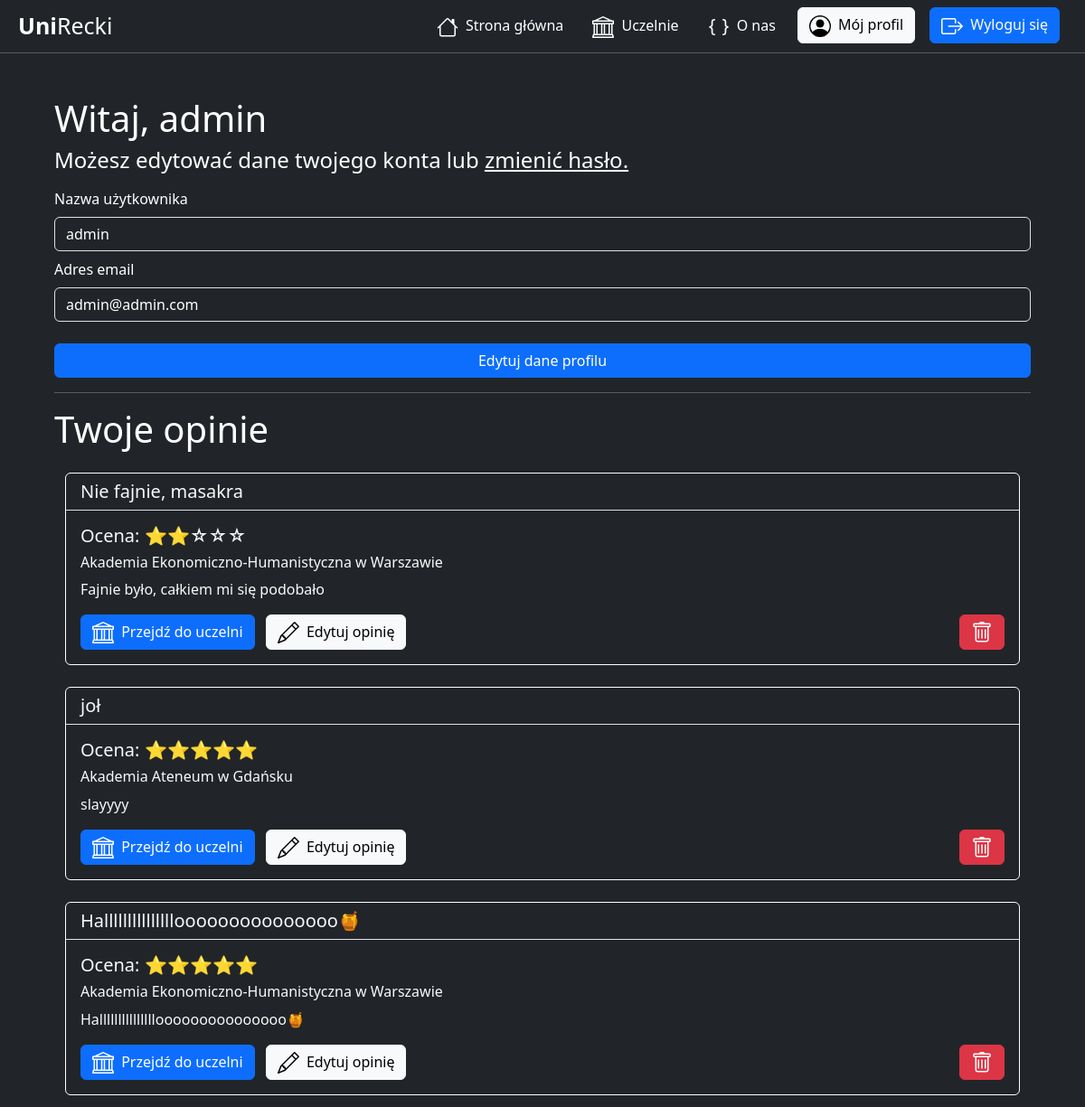
The app's page /account/profile/1/ (signed in, upper part), older data.
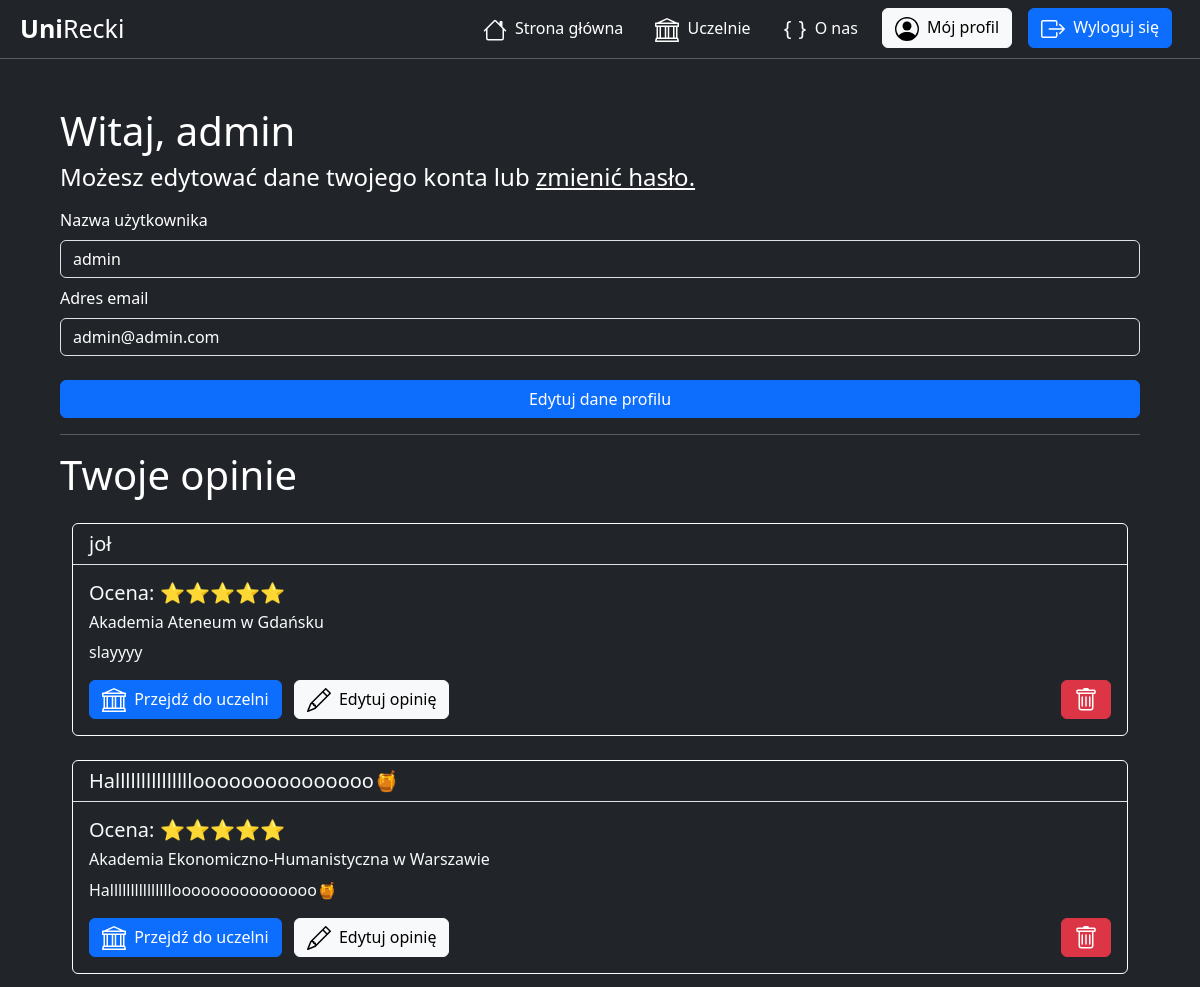
The same page, newer data.
### universities/models.py (models this page shows, shortened)
class Review(models.Model):
    title = models.CharField( max_length=150)
    description = models.CharField( max_length=3000)
    rating = models.IntegerField(validators=[
            MaxValueValidator(5),
            MinValueValidator(1)
        ])
    add_date = models.DateTimeField(default=timezone.now, blank=True)
    university = models.ForeignKey(University, on_delete=models.CASCADE)
    user = models.ForeignKey(User, on_delete=models.CASCADE)
    users_like = models.ManyToManyField(User, related_name='images_liked', blank=True)
    active = models.BooleanField(default=True)
    class Meta:
        verbose_name = 'Review'
        verbose_name_plural = 'Reviews'

class University(models.Model):
    name = models.CharField(max_length=150)
    search_name = models.CharField(max_length=150, blank=True)
    voivodeship = models.CharField(max_length=150)
    city = models.CharField(max_length=150)
    link = models.CharField(max_length=150)
    class Meta:
        verbose_name = 'University'
        verbose_name_plural = 'Universities'

### account/views.py (the view, shortened to what this page needs)
# urls.py: path('profile/<int:user_id>/', views.profile, name='profile'),
@login_required
def profile(request, user_id):
    if request.user.id != user_id:
        return redirect('index')
    user = User.objects.get(id=user_id)
    reviews = Review.objects.filter(user=user, active=True)
    comments = Comment.objects.filter(user=user, active=True)
    return render(request, 'account/profile.html', {
        'user': user,
        'reviews': reviews,
        'comments': comments
        })

### account/templates/account/profile.html (shortened to what this page needs)
{% extends "base.html" %}
{% load static %}
{% block css %}
    <link rel="stylesheet" href={% static "account/profile.css" %}>
{% endblock css %}
{% block content %}
    <div class="container mt-5">
        <div class="row">
            <h1 class="p-0">Witaj, {{ user.username }}</h1>
            <h4 class="p-0">
                Możesz edytować dane twojego konta lub <a href={% url 'change_password' %}>zmienić hasło.</a>
            </h4>
        </div>
        <form method="post">
            <div class="row mt-2">
                <label for="username" class="form-label p-0">Nazwa użytkownika</label>
                <input type="text"
                       id="username"
                       name="username"
                       class="form-control text-bg-dark"
                       placeholder="Nazwa użytkownika"
                       value="{{ user.username }}"
                       required />
            </div>
            <div class="row mt-2">
                <label for="email" class="form-label p-0">Adres email</label>
                <input type="email"
                       id="email"
                       name="email"
                       class="form-control text-bg-dark"
                       placeholder="Adres email"
                       value="{{ user.email }}"
                       required />
            </div>
            <div class="row mt-4 d-flex justify-content-center align-items-center">
                <input class="btn btn-primary" type="submit" value="Edytuj dane profilu">
            </div>
        </form>
        <div class="row">
            <hr class="mt-3">
            <h1 class="m-0 p-0">Twoje opinie</h1>
        </div>
        {% for review in reviews %}
            <div class="card bg-dark text-light mt-4">
                <h5 class="card-header border-bottom">{{ review.title }}</h5>
                <div class="card-body">
                    <h5 class="card-title">
                        Ocena:
                        {% if review.rating == 5 %}
                            ⭐⭐⭐⭐⭐
                        {% elif review.rating == 4 %}
                            ⭐⭐⭐⭐☆
                        {% elif review.rating == 3 %}
                            ⭐⭐⭐☆☆
                        {% elif review.rating == 2 %}
                            ⭐⭐☆☆☆
                        {% elif review.rating == 1 %}
                            ⭐☆☆☆☆
                        {% endif %}
                    </h5>
                    <h6 class="card-title">{{ review.university.name }}</h6>
                    <p class="card-text">{{ review.description }}</p>
                    <div class="row">
                        <div class="col-10">
                            <a href="{% url 'university_detail' review.university.id %}"
                               class="btn btn-primary me-2">
                            Przejdź do uczelni</a>
                            <a href="{% url 'review_update' review.id %}"
                               class="btn btn-light me-2 review-edit">
                            Edytuj opinię</a>
                        </div>
                        <div class="col-2 d-flex justify-content-end align-items-end">
                            <a href="{% url 'review_delete' review.id %}"
                               class="btn btn-danger"
                               value="Usuń opinię">
                            </a>
                        </div>
                    </div>
                </div>
            </div>
        {% empty %}
            <div class="row">
                <p class="p-0 mt-4">
                    Nie dodano jeszcze żadnej opinii. Aby to zrobić, przejdź do zakładki <a href="{% url 'university_list' %}">uczelnie.</a>
                </p>
            </div>
        {% endfor %}
    </div>
{% endblock content %}

Row changes from the older to the newer data that the page shows:
no longer on this page (row edited): Review: title "Nie fajnie, masakra", university.name "Akademia Ekonomiczno-Humanistyczna w Warszawie", description "Fajnie było, całkiem mi się podobało"
